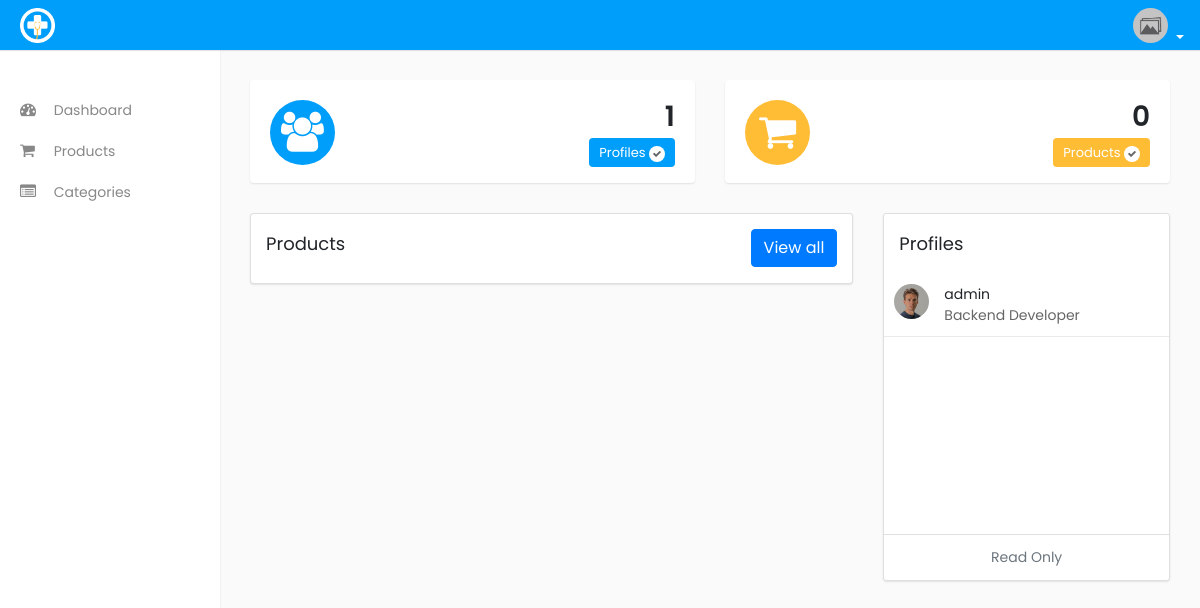
The app's page / (signed in) with its own data.
### accounts/models.py (models this page shows, shortened)
class Profile(models.Model):
  gender = {
    ('Male','Male'),
    ('Female','Female')
  }
  user = models.OneToOneField(User , on_delete=models.CASCADE)
  job = models.CharField(max_length=100, default='not found')
  address = models.CharField(max_length=100, default='not found')
  gender = models.CharField(max_length=100, choices=gender, default='not found')
  phone = models.CharField(max_length=12, default='not found')
  image = models.ImageField(upload_to='profiles/')
  biography = models.TextField(max_length=300, default='not found')

### home/views.py (the view)
# urls.py: path('', views.index, name='home'),
@login_required(login_url='login')
def index(request):
  products = Product.objects.all()
  products_count = Product.objects.all().count()
  profiles = Profile.objects.all()
  profiles_count = Profile.objects.all().count()
  context = {'products': products, 'products_count': products_count, 'profiles': profiles, 'profiles_count': profiles_count}
  return render(request, 'index.html', context)

### home/templates/index.html (shortened to what this page needs)
{% extends "base.html" %}
{% block content %}
{% load static %}
<section class="wrapper__main">
  <div class="content">
    <div class="row">
      <div class="col">
        <div class="dash-box">
          <span class="dash-box-bg-1"><i class="fa fa-users" aria-hidden="true"></i></span>
          <div class="dash-box-info text-right">
            <h3>{{profiles_count}}</h3>
            <span class="widget-title-1">Profiles <i class="fa fa-check" aria-hidden="true"></i></span>
          </div>
        </div>
      </div>
      <div class="col">
        <div class="dash-box">
          <span class="dash-box-bg-2"><i class="fa fa-shopping-cart" aria-hidden="true"></i></span>
          <div class="dash-box-info text-right">
            <h3>{{products_count}}</h3>
            <span class="widget-title-2">Products <i class="fa fa-check" aria-hidden="true"></i></span>
          </div>
        </div>
      </div>
    </div>
    <div class="row">
      <div class="col-12 col-md-8 col-lg-8 col-xl-8">
        <div class="card">
          <div class="card-header">
            <h4 class="card-title d-inline-block">Products</h4>
            <a href="{% url 'products:products' %}" class="btn btn-primary float-right">View all</a>
          </div>
          <div class="card-body p-0">
          </div>
        </div>
      </div>
      <div class="col-12 col-md-4 col-lg-4 col-xl-4">
        <div class="card member-panel">
          <div class="card-header bg-white">
            <h4 class="card-title m-b-0">Profiles</h4>
          </div>
          <div class="card-body">
            <ul class="contact-list">
              {% for profile in profiles %}
              <li>
                <div class="contact-cont">
                  <div class="float-left user-img m-r-10">
                    <a href="#!">
                      {% if profile.image %}
                      <img src="{{ profile.image.url }}" alt="profile" class="rounded-circle" />
                      {% else %}
                      <img src="{% static 'images/default_img.png' %}" alt="profile" class="rounded-circle" />
                      {% endif %}
                    </a>
                  </div>
                  <div class="contact-info">
                    <span class="contact-name text-ellipsis">{{profile.user}}</span>
                    <p class="contact-date">{{profile.job}}</p>
                  </div>
                </div>
              </li>
              {% endfor %}
            </ul>
          </div>
          <div class="card-footer text-center bg-white">
            <p class="text-muted">Read Only</p>
          </div>
        </div>
      </div>
    </div>
  </div>
</section>
{% endblock content %}

### static/css/style.css (style rules this page uses)
:root { --main-color: #009efb; --main-Font: "Poppins", sans-serif; --heading-color: #333; --paragraph-color: #666; --heading-size: 19px; --paragraph-size: 0.875rem; --font-weight: 500; }
*:not(i) { font-family: var(--main-Font); }
body { background-color: #fafafa; font-family: var(--main-Font); height: 100%; font-size: var(--paragraph-size); overflow-x: hidden; }
a { color: var(--heading-color); display: inline-block; text-decoration: none; }
dl, ol, ul { padding: 0; margin: 0; margin-bottom: 1rem; }
h3 { font-size: var(--heading-size); }
h4 { font-size: 1.125rem; font-weight: var(--font-weight); }
p { margin: 0; font-size: var(--paragraph-size); color: var(--paragraph-color); }
.p-0 { padding: 0; }
.text-center { text-align: center; }
.float-left { float: left; }
.float-right { float: right; }
.user-img { display: inline-block; position: relative; }
.user-img img { width: 35px; height: 35px; }
.wrapper__main { left: 0; margin-left: 220px; padding-top: 50px; position: relative; -webkit-transition: all 0.4s ease; -moz-transition: all 0.4s ease; transition: all 0.4s ease; }
.wrapper__main > .content { padding: 30px; }
.dash-box { background-color: #fff; border-radius: 4px; margin-bottom: 30px; padding: 20px; position: relative; box-shadow: 0 1px 2px 0 rgba(0, 0, 0, 0.1); }
.dash-box-bg-1 { width: 65px; float: left; color: #fff; display: block; font-size: 50px; text-align: center; line-height: 65px; background: var(--main-color); border-radius: 50%; font-size: 40px; height: 65px; }
.dash-box-bg-2 { width: 65px; float: left; color: #fff; display: block; font-size: 50px; text-align: center; line-height: 65px; background: #ffbc35; border-radius: 50%; font-size: 40px; height: 65px; }
.dash-box-info > h3 { font-size: 28px; font-weight: 600; margin-bottom: 0.5rem; }
.dash-box-info span i { width: 16px; background: #fff; border-radius: 50%; color: var(--paragraph-color); font-size: 9px; height: 16px; line-height: 16px; text-align: center; }
.dash-box-info > span.widget-title-1 { background: var(--main-color); color: #fff; padding: 5px 10px; border-radius: 4px; font-size: 13px; }
.dash-box-info > span.widget-title-2 { background: #ffbc35; color: #fff; padding: 5px 10px; border-radius: 4px; font-size: 13px; }
.card { margin-bottom: 30px; box-shadow: 0 1px 2px 0 rgba(0, 0, 0, 0.1); border: 0; position: relative; display: -ms-flexbox; display: flex; -ms-flex-direction: column; flex-direction: column; min-width: 0; word-wrap: break-word; background-color: #fff; background-clip: border-box; border: 1px solid rgba(0, 0, 0, 0.125); border-radius: 0.25rem; }
.card .card-header { background-color: rgba(255, 255, 255, 0.1); border: 0 none; font-size: 16px; line-height: 30px; padding: 15px; }
.card-header:first-child { border-radius: calc(0.25rem - 1px) calc(0.25rem - 1px) 0 0; }
.card .card-header .card-title { font-size: 18px; font-weight: 400; line-height: 20px; margin: 0; margin-bottom: 0px; padding: 5px 0; }
.card-body { flex: 1 1 auto; padding: 1.25rem; }
.member-panel .card-body { overflow-y: auto; height: 260px; padding: 0; }
.contact-list { list-style: none; padding-left: 0; margin: 0; }
.contact-list > li { border-bottom: 1px solid #eaeaea; border-radius: inherit; padding: 10px; background-color: #fff; }
.contact-cont { position: relative; }
.contact-info { padding: 0 30px 0 50px; }

### records on screen
Profile: image (picture), user "admin", job "Backend Developer"

### other values on screen
{{ profiles_count }} "1"
{{ products_count }} "0"
